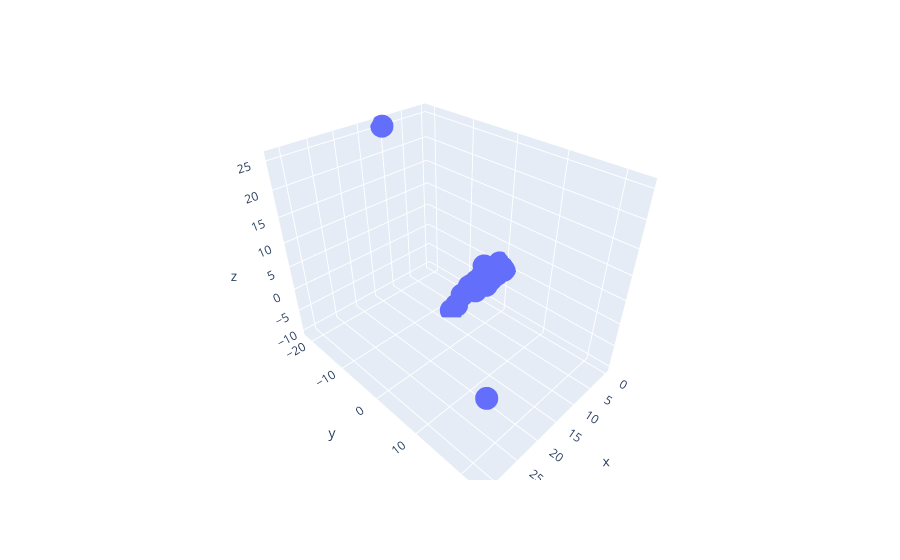

The cell this chart's notebook holds for it:
### Code cell
px.scatter_3d(pd.DataFrame(tf_svd,columns=['x','y','z']),x='x',y='y',z='z',hover_name=clean.idf_vec.get_feature_names())

### Figure 1 — Plotly figure (JSON) as saved in the notebook; plotly's stock layout.template omitted (floating-point values rounded to 4 significant figures; data arrays with more than 128 entries replaced by an {"elided": "..."} marker saying what was removed)
{"data": [{"hovertemplate": "<b>%{hovertext}</b><br><br>x=%{x}<br>y=%{y}<br>z=%{z}<extra></extra>", "hovertext": {"elided": "3000 str values"}, "legendgroup": "", "marker": {"color": "#636efa", "symbol": "circle"}, "mode": "markers", "name": "", "scene": "scene", "showlegend": false, "type": "scatter3d", "x": {"elided": "3000 float values"}, "y": {"elided": "3000 float values"}, "z": {"elided": "3000 float values"}}], "layout": {"legend": {"tracegroupgap": 0}, "margin": {"t": 60}, "scene": {"domain": {"x": [0, 1], "y": [0, 1]}, "xaxis": {"title": {"text": "x"}}, "yaxis": {"title": {"text": "y"}}, "zaxis": {"title": {"text": "z"}}}}}
